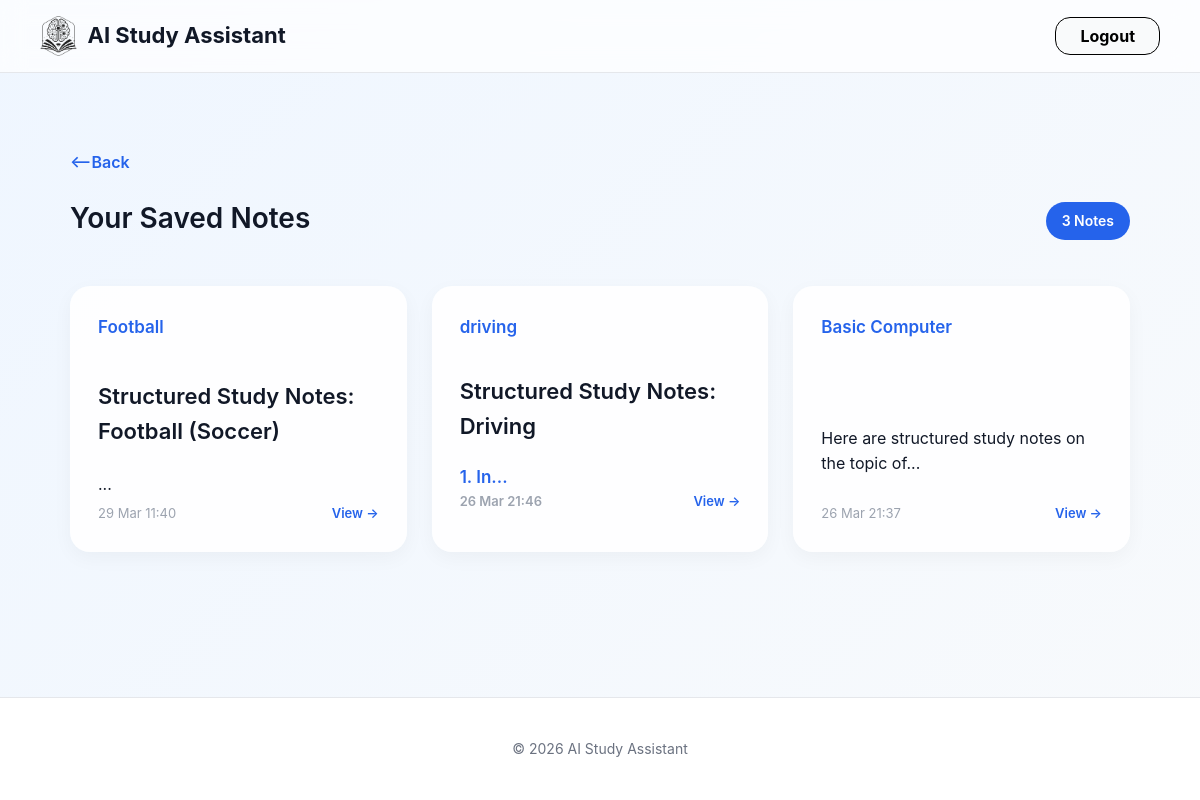
/saved_notes (signed in), run on the app's committed database.
### models.py (models this page shows)
class Note(db.Model):
    __tablename__ = "notes"
    id = db.Column(db.Integer, primary_key=True)
    title = db.Column(db.String(200), nullable=False)
    content = db.Column(db.Text, nullable=False)
    user_id = db.Column(db.Integer, db.ForeignKey("users.id"), nullable=False)
    created_at = db.Column(db.DateTime, server_default=db.func.now())
    user = db.relationship("User", backref="notes")

### app.py (the view)
@app.route("/saved_notes")
def saved_notes():
    if "user_id" not in session:
        flash("Please Login First!", "warning")
        return redirect(url_for("index"))
    notes = Note.query.filter_by(
        user_id = session["user_id"]
    ).order_by(Note.created_at.desc()).all()
    for note in notes:
        note.local_time = note.created_at + timedelta(hours=5,minutes=30)
        content = markdown.markdown(
            note.content,
            extensions=["extra", "codehilite", "fenced_code"]
        )
        note.rendered_content = clean_content(content)
    return render_template("saved_notes.html", notes=notes)

### services/gemini_services.py (called while the page is built)
def clean_content(content):
    clean_formatted_response = bleach.clean(
        content,
        tags=[
            "p", "strong", "em", "ul", "ol", "li",
            "h1", "h2", "h3", "h4",
            "code", "pre", "blockquote", "br"
        ],
        attributes={
            "a" : ["href","title"]
        },
        strip=True
    )
    return clean_formatted_response

### templates/saved_notes.html
{% extends "base.html" %}
{% block content %}
<div class="container saved-notes-page fade-in">
    <a href="/dashboard" class="back-btn">&xlarr;Back</a>
    <div class="notes-header fade-in">
        <div>
            <h2>Your Saved Notes</h2>
        </div>
        <div class="notes-count">
            {{ notes|length }} Notes
        </div>
    </div>
    {% if notes %}
    <div class="notes-wrapper fade-in">
        {% for note in notes %}
        <a href="/note/{{ note.id }}" class="note-card-link">
            <div class="note-card">
                <h3>{{ note.title }}</h3>
                <p class="note-preview">
                    {{ note.rendered_content[:50] | safe }}...
                </p>
                <div class="note-meta">
                    <span>{{ note.local_time.strftime("%d %b %H:%M") }}</span>
                    <span class="view-more">View →</span>
                </div>
            </div>
        </a>
        {% endfor %}
    </div>
    {% else %}
    <div class="empty-notes fade-in">
        <h3>No notes yet</h3>
        <p>Start generating notes to see them here.</p>
        <a href="/generate_notes" class="btn-primary">Generate Notes</a>
    </div>
    {% endif %}
</div>
{% endblock %}

### static/css/style.css (style rules this page uses)
:root { --primary: #2563eb; --secondary: #9333ea; --text-dark: #111827; --text-light: #6b7280; --bg: linear-gradient( 135deg, #eff6ff, #f8fafc ); --card: rgba(255,255,255,0.9); --bg-light: #f9fafb; --white: #ffffff; --border-light: #e5e7eb; }
* { margin: 0; padding: 0; box-sizing: border-box; transition: all 0.3s ease; }
html { scroll-behavior: smooth; }
body { font-family: "Inter", Arial, sans-serif; min-height: 100vh; display: flex; flex-direction: column; background: var(--bg); color: var(--text-dark); padding-top: 90px; line-height: 1.6; }
a { text-decoration: none; }
h1, h2, h3 { font-weight: 600; }
.container { max-width: 1200px; margin: auto; padding: 60px 20px; }
.back-btn { display: inline-block; margin-bottom: 20px; color: #2563eb; font-weight: 600; transition: 0.2s; }
.container h2 { font-size: 22px; margin-bottom: 20px; }
.saved-notes-page { max-width: 1100px; margin: auto; }
.notes-header { display: flex; justify-content: space-between; align-items: center; margin-bottom: 40px; }
.notes-header h2 { font-size: 28px; margin-bottom: 6px; }
.notes-count { background: #2563eb; color: white; padding: 8px 16px; border-radius: 999px; font-size: 14px; font-weight: 600; }
.notes-wrapper { display: grid; grid-template-columns: repeat(auto-fit, minmax(260px, 1fr)); gap: 25px; }
.note-card-link { text-decoration: none; color: inherit; }
.note-card { background: var(--card); padding: 28px; border-radius: 20px; box-shadow: 0 6px 20px rgba(0, 0, 0, 0.04); transition: all 0.25s ease; height: 100%; display: flex; flex-direction: column; justify-content: space-between; }
.note-card h3 { margin-bottom: 12px; font-size: 17px; font-weight: 600; color: #2563eb; }
.note-preview { color: #6b7280; font-size: 14px; line-height: 1.6; margin-bottom: 20px; }
.note-meta { display: flex; justify-content: space-between; align-items: center; font-size: 13px; color: #9ca3af; }
.view-more { color: #2563eb; font-weight: 600; }
.fade-in { animation: fadeIn 0.4s ease; }

### data on the page
Note: title "Football", rendered_content "Structured Study Notes: Football (Soccer)", local_time "29 Mar 11:40"
Note: title "driving", rendered_content "Structured Study Notes: Driving 1. In", local_time "26 Mar 21:46"
Note: title "Basic Computer", rendered_content "Here are structured study notes on the topic of", local_time "26 Mar 21:37"

### other printed values
{{ notes|length }} "3"
